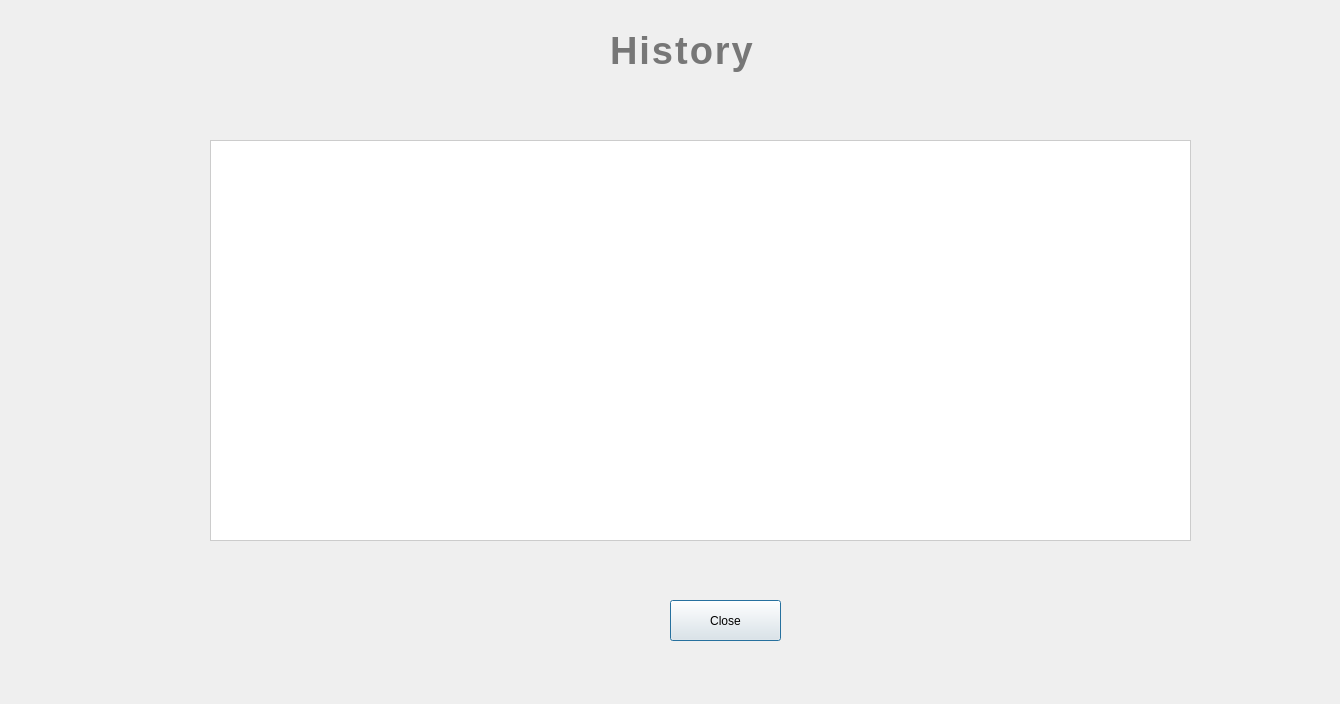
<?xml version="1.0" encoding="UTF-8"?>
<ui version="4.0">
 <class>HistoryDialog</class>
 <widget class="QDialog" name="HistoryDialog">
  <property name="geometry">
   <rect>
    <x>0</x>
    <y>0</y>
    <width>1340</width>
    <height>704</height>
   </rect>
  </property>
  <property name="windowTitle">
   <string>Dialog</string>
  </property>
  <widget class="QTableWidget" name="tableHistory">
   <property name="geometry">
    <rect>
     <x>210</x>
     <y>140</y>
     <width>981</width>
     <height>401</height>
    </rect>
   </property>
   <property name="styleSheet">
    <string notr="true">QTableWidget {
    background-color: #ffffff;
    alternate-background-color: #f5f9f5;
    gridline-color: #e0e0e0;
    font-size: 14px;
    border: 1px solid #cccccc;
}

QTableWidget::item {
    padding: 6px;
    color: #2d2d2d;
}

QTableWidget::item:selected {
    background-color: #c8f7c5;
    color: #1b4d3e;
}

QHeaderView::section {
    background-color: #a3c1d1;
    color: white;
    font-weight: bold;
    border: 1px solid #51708a ;
    padding: 5px;
}

QScrollBar:vertical {
    background: #f0f0f0;
    width: 10px;
}

QScrollBar::handle:vertical {
    background: #f5b041;
    min-height: 20px;
}

QScrollBar::add-line:vertical, QScrollBar::sub-line:vertical {
    height: 0px;
}</string>
   </property>
  </widget>
  <widget class="QLabel" name="label">
   <property name="geometry">
    <rect>
     <x>610</x>
     <y>20</y>
     <width>161</width>
     <height>61</height>
    </rect>
   </property>
   <property name="styleSheet">
    <string notr="true">QLabel#label {
    color:  #777777; 
    font-size: 38px;
    font-weight: 700;
    font-family: &quot;Orbitron&quot;, &quot;Segoe UI&quot;, sans-serif;
    letter-spacing: 2px;
    qproperty-alignment: AlignCenter;
}
</string>
   </property>
   <property name="text">
    <string>History</string>
   </property>
  </widget>
  <widget class="QPushButton" name="pushButton">
   <property name="geometry">
    <rect>
     <x>670</x>
     <y>600</y>
     <width>111</width>
     <height>41</height>
    </rect>
   </property>
   <property name="text">
    <string>Close</string>
   </property>
  </widget>
 </widget>
 <resources/>
 <connections/>
</ui>
